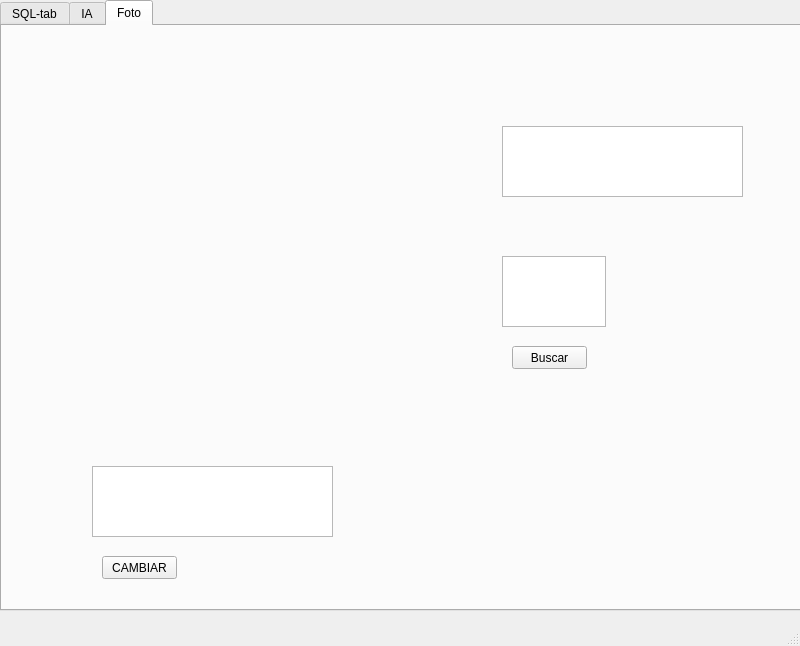
<?xml version="1.0" encoding="UTF-8"?>
<ui version="4.0">
 <class>MainWindow</class>
 <widget class="QMainWindow" name="MainWindow">
  <property name="geometry">
   <rect>
    <x>0</x>
    <y>0</y>
    <width>800</width>
    <height>646</height>
   </rect>
  </property>
  <property name="windowTitle">
   <string>MainWindow</string>
  </property>
  <widget class="QWidget" name="centralwidget">
   <widget class="QTabWidget" name="tabWidget">
    <property name="geometry">
     <rect>
      <x>0</x>
      <y>0</y>
      <width>801</width>
      <height>611</height>
     </rect>
    </property>
    <property name="currentIndex">
     <number>2</number>
    </property>
    <widget class="QWidget" name="SQLtab">
     <attribute name="title">
      <string>SQL-tab</string>
     </attribute>
     <widget class="QRadioButton" name="RBSQL1">
      <property name="geometry">
       <rect>
        <x>30</x>
        <y>70</y>
        <width>82</width>
        <height>17</height>
       </rect>
      </property>
      <property name="text">
       <string>Consulta 1</string>
      </property>
     </widget>
     <widget class="QRadioButton" name="RBSQL2">
      <property name="geometry">
       <rect>
        <x>30</x>
        <y>90</y>
        <width>82</width>
        <height>17</height>
       </rect>
      </property>
      <property name="text">
       <string>Consulta 2</string>
      </property>
     </widget>
     <widget class="QRadioButton" name="RBSQL3">
      <property name="geometry">
       <rect>
        <x>30</x>
        <y>110</y>
        <width>82</width>
        <height>17</height>
       </rect>
      </property>
      <property name="text">
       <string>Consulta 3</string>
      </property>
     </widget>
     <widget class="QPlainTextEdit" name="TESQL1">
      <property name="geometry">
       <rect>
        <x>120</x>
        <y>60</y>
        <width>631</width>
        <height>181</height>
       </rect>
      </property>
     </widget>
     <widget class="QLabel" name="label">
      <property name="geometry">
       <rect>
        <x>180</x>
        <y>40</y>
        <width>221</width>
        <height>16</height>
       </rect>
      </property>
      <property name="text">
       <string>CONSULTA QUE SE VA A REALIZAR</string>
      </property>
     </widget>
     <widget class="QRadioButton" name="RBSQL4">
      <property name="geometry">
       <rect>
        <x>30</x>
        <y>130</y>
        <width>82</width>
        <height>17</height>
       </rect>
      </property>
      <property name="text">
       <string>Consulta 4</string>
      </property>
     </widget>
     <widget class="QRadioButton" name="RBSQL5">
      <property name="geometry">
       <rect>
        <x>30</x>
        <y>150</y>
        <width>82</width>
        <height>17</height>
       </rect>
      </property>
      <property name="text">
       <string>Consulta 5</string>
      </property>
     </widget>
     <widget class="QLabel" name="label_5">
      <property name="geometry">
       <rect>
        <x>30</x>
        <y>40</y>
        <width>221</width>
        <height>16</height>
       </rect>
      </property>
      <property name="text">
       <string>QUERYS</string>
      </property>
     </widget>
     <widget class="QLabel" name="label_6">
      <property name="geometry">
       <rect>
        <x>40</x>
        <y>260</y>
        <width>221</width>
        <height>16</height>
       </rect>
      </property>
      <property name="text">
       <string>CONSULTA QUE SE VA A REALIZAR</string>
      </property>
     </widget>
     <widget class="QPlainTextEdit" name="TESQL2">
      <property name="geometry">
       <rect>
        <x>30</x>
        <y>280</y>
        <width>721</width>
        <height>291</height>
       </rect>
      </property>
     </widget>
    </widget>
    <widget class="QWidget" name="Slider">
     <attribute name="title">
      <string>IA</string>
     </attribute>
     <widget class="QPlainTextEdit" name="TEIA2">
      <property name="geometry">
       <rect>
        <x>190</x>
        <y>160</y>
        <width>581</width>
        <height>51</height>
       </rect>
      </property>
     </widget>
     <widget class="QRadioButton" name="RBIA2">
      <property name="geometry">
       <rect>
        <x>50</x>
        <y>110</y>
        <width>82</width>
        <height>17</height>
       </rect>
      </property>
      <property name="text">
       <string>Consulta 2</string>
      </property>
     </widget>
     <widget class="QLabel" name="label_14">
      <property name="geometry">
       <rect>
        <x>50</x>
        <y>60</y>
        <width>221</width>
        <height>16</height>
       </rect>
      </property>
      <property name="text">
       <string>QUERYS</string>
      </property>
     </widget>
     <widget class="QLabel" name="label_15">
      <property name="geometry">
       <rect>
        <x>200</x>
        <y>60</y>
        <width>221</width>
        <height>16</height>
       </rect>
      </property>
      <property name="text">
       <string>CONSULTA QUE SE VA A REALIZAR</string>
      </property>
     </widget>
     <widget class="QRadioButton" name="RBIA1">
      <property name="geometry">
       <rect>
        <x>50</x>
        <y>90</y>
        <width>82</width>
        <height>17</height>
       </rect>
      </property>
      <property name="text">
       <string>Consulta 1</string>
      </property>
     </widget>
     <widget class="QLabel" name="label_16">
      <property name="geometry">
       <rect>
        <x>200</x>
        <y>140</y>
        <width>221</width>
        <height>16</height>
       </rect>
      </property>
      <property name="text">
       <string>CONSULTA QUE SE VA A REALIZAR</string>
      </property>
     </widget>
     <widget class="QRadioButton" name="RBIA3">
      <property name="geometry">
       <rect>
        <x>50</x>
        <y>130</y>
        <width>82</width>
        <height>17</height>
       </rect>
      </property>
      <property name="text">
       <string>Consulta 3</string>
      </property>
     </widget>
     <widget class="QPlainTextEdit" name="TEIA1">
      <property name="geometry">
       <rect>
        <x>190</x>
        <y>80</y>
        <width>581</width>
        <height>51</height>
       </rect>
      </property>
     </widget>
    </widget>
    <widget class="QWidget" name="tab">
     <attribute name="title">
      <string>Foto</string>
     </attribute>
     <widget class="QLabel" name="label_2">
      <property name="geometry">
       <rect>
        <x>80</x>
        <y>40</y>
        <width>351</width>
        <height>351</height>
       </rect>
      </property>
      <property name="text">
       <string/>
      </property>
      <property name="pixmap">
       <pixmap>c1.jpg</pixmap>
      </property>
      <property name="scaledContents">
       <bool>true</bool>
      </property>
     </widget>
     <widget class="QPushButton" name="BTNFOTO1">
      <property name="geometry">
       <rect>
        <x>510</x>
        <y>320</y>
        <width>75</width>
        <height>23</height>
       </rect>
      </property>
      <property name="text">
       <string>Buscar</string>
      </property>
     </widget>
     <widget class="QLabel" name="label_17">
      <property name="geometry">
       <rect>
        <x>490</x>
        <y>80</y>
        <width>47</width>
        <height>13</height>
       </rect>
      </property>
      <property name="text">
       <string/>
      </property>
     </widget>
     <widget class="QPlainTextEdit" name="TEFOTO1">
      <property name="geometry">
       <rect>
        <x>500</x>
        <y>230</y>
        <width>104</width>
        <height>71</height>
       </rect>
      </property>
     </widget>
     <widget class="QPlainTextEdit" name="TEFOTO2">
      <property name="geometry">
       <rect>
        <x>500</x>
        <y>100</y>
        <width>241</width>
        <height>71</height>
       </rect>
      </property>
     </widget>
     <widget class="QPushButton" name="BTNFOTO2">
      <property name="geometry">
       <rect>
        <x>100</x>
        <y>530</y>
        <width>75</width>
        <height>23</height>
       </rect>
      </property>
      <property name="text">
       <string>CAMBIAR</string>
      </property>
     </widget>
     <widget class="QPlainTextEdit" name="TEFOTO3">
      <property name="geometry">
       <rect>
        <x>90</x>
        <y>440</y>
        <width>241</width>
        <height>71</height>
       </rect>
      </property>
     </widget>
    </widget>
   </widget>
  </widget>
  <widget class="QMenuBar" name="menubar">
   <property name="geometry">
    <rect>
     <x>0</x>
     <y>0</y>
     <width>800</width>
     <height>21</height>
    </rect>
   </property>
  </widget>
  <widget class="QStatusBar" name="statusbar"/>
 </widget>
 <resources/>
 <connections/>
</ui>
